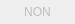
<?xml version="1.0" encoding="UTF-8"?>
<ui version="4.0">
 <class>LabelWithTooltip</class>
 <widget class="QWidget" name="LabelWithTooltip">
  <property name="geometry">
   <rect>
    <x>0</x>
    <y>0</y>
    <width>75</width>
    <height>24</height>
   </rect>
  </property>
  <property name="sizePolicy">
   <sizepolicy hsizetype="Fixed" vsizetype="Fixed">
    <horstretch>0</horstretch>
    <verstretch>0</verstretch>
   </sizepolicy>
  </property>
  <property name="minimumSize">
   <size>
    <width>75</width>
    <height>24</height>
   </size>
  </property>
  <property name="maximumSize">
   <size>
    <width>16777215</width>
    <height>16777215</height>
   </size>
  </property>
  <property name="cursor">
   <cursorShape>WhatsThisCursor</cursorShape>
  </property>
  <property name="windowTitle">
   <string>Form</string>
  </property>
  <property name="fontSize" stdset="0">
   <number>23</number>
  </property>
  <layout class="QHBoxLayout" name="horizontalLayout">
   <property name="spacing">
    <number>0</number>
   </property>
   <property name="leftMargin">
    <number>0</number>
   </property>
   <property name="topMargin">
    <number>0</number>
   </property>
   <property name="rightMargin">
    <number>0</number>
   </property>
   <property name="bottomMargin">
    <number>0</number>
   </property>
   <item alignment="Qt::AlignHCenter|Qt::AlignVCenter">
    <widget class="QLabel" name="LabelText">
     <property name="enabled">
      <bool>false</bool>
     </property>
     <property name="layoutDirection">
      <enum>Qt::RightToLeft</enum>
     </property>
     <property name="text">
      <string>NON</string>
     </property>
     <property name="alignment">
      <set>Qt::AlignCenter</set>
     </property>
     <property name="margin">
      <number>0</number>
     </property>
    </widget>
   </item>
  </layout>
 </widget>
 <resources/>
 <connections/>
</ui>
